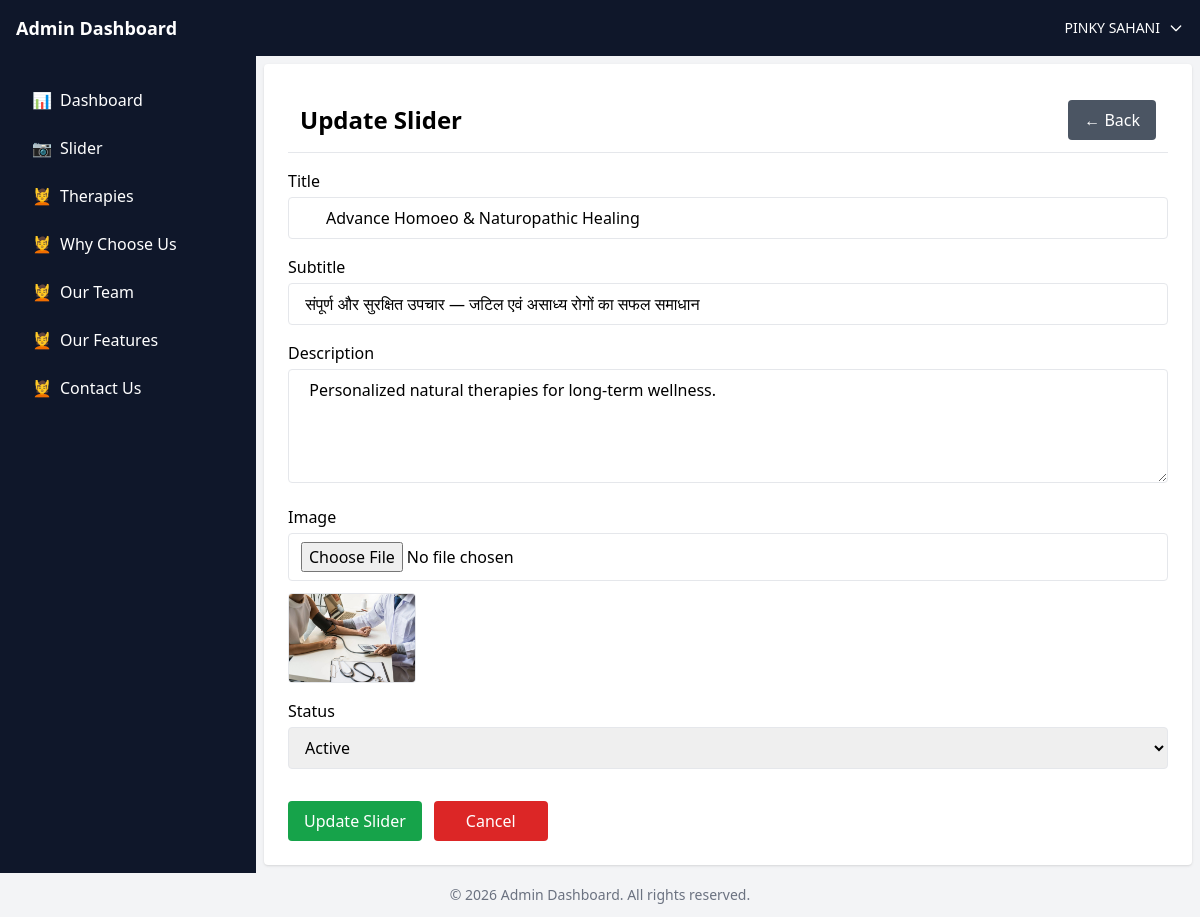
The app's page /admin/sliders/update_slider.php?id=24 (signed in) with its own data.
### tables this page shows
CREATE TABLE `sliders` (
  `id` int(11) NOT NULL,
  `title` varchar(255) NOT NULL,
  `subtitle` varchar(255) NOT NULL,
  `description_text` varchar(255) NOT NULL,
  `image` varchar(255) NOT NULL,
  `status` tinyint(4) NOT NULL
);

### admin/controllers/update.php (called while the page is built, shortened)
<?php
function getSliderById($conn, $id)
{
    $sql = "SELECT * FROM sliders WHERE id = :id";
    $stmt = $conn->prepare($sql);
    $stmt->bindParam(':id', $id);
    $stmt->execute();
    $slider = $stmt->fetch(PDO::FETCH_ASSOC);
    return $slider;
}

### admin/sliders/update_slider.php (the view, shortened to what this page needs)
<?php
require_once('../../connect.php');
require_once('../adminheader.php');
require_once('../controllers/update.php');
$id = (int) $_GET['id'];
$slider = getSliderById($conn, $id);
?>
<div class="flex min-h-[calc(100vh-106px)]">
    <?php require_once('../adminsidebar.php'); ?>
    <main class="flex-1 p-2">
        <div class="bg-white h-full rounded shadow p-6">
                 <div class="flex justify-between items-center gap-4 p-3 border-b bg-white sticky top-0 z-20">
                <h2 class="text-lg sm:text-xl md:text-2xl font-bold">
                    Update Slider
                </h2>
                <a href="manage_slider.php"
                    class="bg-gray-600 text-white text-sm sm:text-base px-4 py-2 rounded hover:bg-gray-700 transition">
                    ← Back
                </a>
            </div>
            <form method="POST" enctype="multipart/form-data" class=" space-y-4">
                <div>
                    <label class="block mb-1 font-medium mt-4">Title</label>
                    <input type="text" name="title" value="<?= $slider['title']; ?>"
                        class="w-full border rounded px-3 py-2" required>
                </div>
                <div>
                    <label class="block mb-1 font-medium">Subtitle</label>
                    <input type="text" name="subtitle" value="<?= $slider['subtitle']; ?>"
                        class="w-full border rounded px-3 py-2">
                </div>
                <div>
                    <label class="block mb-1 font-medium">Description</label>
                    <textarea name="description" rows="4"
                        class="w-full border rounded px-3 py-2"><?= $slider['description_text']; ?></textarea>
                </div>
                <div>
                    <label class="block mb-1 font-medium">Image</label>
                    <input type="file" name="image" class="w-full border rounded px-3 py-2">
                    <img src="../uploads/sliders/<?= $slider['image']; ?>" class="mt-3 w-32 border rounded">
                </div>
                <div>
                    <label class="block mb-1 font-medium">Status</label>
                    <select name="status" class="w-full border rounded px-3 py-2">
                        <option value="1" <?= $slider['status'] == 1 ? 'selected' : ''; ?>>
                            Active
                        </option>
                    </select>
                </div>
                <div class="flex gap-3 pt-4">
                    <button type="submit" name="updateslider"
                        class="bg-green-600 text-white px-4 py-2 rounded hover:bg-green-700 transition">
                        Update Slider
                    </button>
                    <a href="manage_slider.php"
                        class="bg-red-600 text-white px-8 py-2 rounded hover:bg-red-700 transition">
                        Cancel
                    </a>
                </div>
            </form>
        </div>
    </main>
</div>
<?php require_once('../adminfooter.php'); ?>

### records on screen
sliders: title "Advance Homoeo & Naturopathic Healing", subtitle "संपूर्ण और सुरक्षित उपचार — जटिल एवं असाध्य रोगों का सफल समाधान", description "Personalized natural therapies for long-term wellness.", image (picture), status "Active"

### other values on screen
$_SESSION['name'] "PINKY SAHANI"
